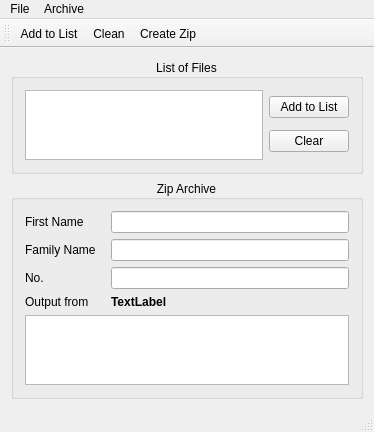
<?xml version="1.0" encoding="UTF-8"?>
<ui version="4.0">
 <class>MainWindow</class>
 <widget class="QMainWindow" name="MainWindow">
  <property name="geometry">
   <rect>
    <x>0</x>
    <y>0</y>
    <width>374</width>
    <height>423</height>
   </rect>
  </property>
  <property name="windowTitle">
   <string>MainWindow</string>
  </property>
  <widget class="QWidget" name="centralWidget">
   <layout class="QVBoxLayout" name="verticalLayout_3">
    <item>
     <widget class="QGroupBox" name="groupBox">
      <property name="title">
       <string>List of Files</string>
      </property>
      <property name="alignment">
       <set>Qt::AlignCenter</set>
      </property>
      <layout class="QHBoxLayout" name="horizontalLayout">
       <item>
        <widget class="QTextBrowser" name="fileList"/>
       </item>
       <item>
        <layout class="QVBoxLayout" name="verticalLayout">
         <item>
          <widget class="QPushButton" name="addButton">
           <property name="text">
            <string>Add to List</string>
           </property>
           <property name="icon">
            <iconset resource="res.qrc">
             <normaloff>:/new/Ikony/icons/list-add.svg</normaloff>:/new/Ikony/icons/list-add.svg</iconset>
           </property>
          </widget>
         </item>
         <item>
          <widget class="QPushButton" name="clearButton">
           <property name="text">
            <string>Clear</string>
           </property>
           <property name="icon">
            <iconset resource="res.qrc">
             <normaloff>:/new/Ikony/icons/edit-clear.svg</normaloff>:/new/Ikony/icons/edit-clear.svg</iconset>
           </property>
          </widget>
         </item>
        </layout>
       </item>
      </layout>
     </widget>
    </item>
    <item>
     <widget class="QGroupBox" name="groupBox_2">
      <property name="title">
       <string>Zip Archive</string>
      </property>
      <property name="alignment">
       <set>Qt::AlignCenter</set>
      </property>
      <layout class="QVBoxLayout" name="verticalLayout_2">
       <item>
        <layout class="QHBoxLayout" name="horizontalLayout_2">
         <item>
          <widget class="QLabel" name="label">
           <property name="minimumSize">
            <size>
             <width>80</width>
             <height>0</height>
            </size>
           </property>
           <property name="text">
            <string>First Name</string>
           </property>
          </widget>
         </item>
         <item>
          <widget class="QLineEdit" name="nameEdit"/>
         </item>
        </layout>
       </item>
       <item>
        <layout class="QHBoxLayout" name="horizontalLayout_3">
         <item>
          <widget class="QLabel" name="label_2">
           <property name="minimumSize">
            <size>
             <width>80</width>
             <height>0</height>
            </size>
           </property>
           <property name="text">
            <string>Family Name</string>
           </property>
          </widget>
         </item>
         <item>
          <widget class="QLineEdit" name="surnameEdit"/>
         </item>
        </layout>
       </item>
       <item>
        <layout class="QHBoxLayout" name="horizontalLayout_4">
         <item>
          <widget class="QLabel" name="label_3">
           <property name="minimumSize">
            <size>
             <width>80</width>
             <height>0</height>
            </size>
           </property>
           <property name="text">
            <string>No.</string>
           </property>
          </widget>
         </item>
         <item>
          <widget class="QLineEdit" name="noEdit"/>
         </item>
        </layout>
       </item>
       <item>
        <layout class="QHBoxLayout" name="horizontalLayout_5">
         <item>
          <widget class="QLabel" name="label_4">
           <property name="minimumSize">
            <size>
             <width>80</width>
             <height>0</height>
            </size>
           </property>
           <property name="text">
            <string>Output from</string>
           </property>
          </widget>
         </item>
         <item>
          <widget class="QLabel" name="procesLabel">
           <property name="sizePolicy">
            <sizepolicy hsizetype="Expanding" vsizetype="Preferred">
             <horstretch>0</horstretch>
             <verstretch>0</verstretch>
            </sizepolicy>
           </property>
           <property name="font">
            <font>
             <weight>75</weight>
             <bold>true</bold>
            </font>
           </property>
           <property name="text">
            <string>TextLabel</string>
           </property>
          </widget>
         </item>
        </layout>
       </item>
       <item>
        <widget class="QTextBrowser" name="fileOutput"/>
       </item>
      </layout>
     </widget>
    </item>
   </layout>
  </widget>
  <widget class="QMenuBar" name="menuBar">
   <property name="geometry">
    <rect>
     <x>0</x>
     <y>0</y>
     <width>374</width>
     <height>20</height>
    </rect>
   </property>
   <widget class="QMenu" name="menuFile">
    <property name="title">
     <string>File</string>
    </property>
    <addaction name="actionAdd_to_List"/>
    <addaction name="actionClean"/>
   </widget>
   <widget class="QMenu" name="menuArchive">
    <property name="title">
     <string>Archive</string>
    </property>
    <addaction name="actionCreate_Zip"/>
   </widget>
   <addaction name="menuFile"/>
   <addaction name="menuArchive"/>
  </widget>
  <widget class="QToolBar" name="mainToolBar">
   <attribute name="toolBarArea">
    <enum>TopToolBarArea</enum>
   </attribute>
   <attribute name="toolBarBreak">
    <bool>false</bool>
   </attribute>
   <addaction name="actionAdd_to_List"/>
   <addaction name="actionClean"/>
   <addaction name="actionCreate_Zip"/>
  </widget>
  <widget class="QStatusBar" name="statusBar"/>
  <action name="actionAdd_to_List">
   <property name="icon">
    <iconset resource="res.qrc">
     <normaloff>:/new/Ikony/icons/list-add.svg</normaloff>:/new/Ikony/icons/list-add.svg</iconset>
   </property>
   <property name="text">
    <string>Add to List</string>
   </property>
   <property name="shortcut">
    <string>Ctrl++</string>
   </property>
  </action>
  <action name="actionClean">
   <property name="icon">
    <iconset resource="res.qrc">
     <normaloff>:/new/Ikony/icons/edit-clear.svg</normaloff>:/new/Ikony/icons/edit-clear.svg</iconset>
   </property>
   <property name="text">
    <string>Clean</string>
   </property>
   <property name="shortcut">
    <string>Ctrl+0</string>
   </property>
  </action>
  <action name="actionCreate_Zip">
   <property name="icon">
    <iconset resource="res.qrc">
     <normaloff>:/new/Ikony/icons/system-run.svg</normaloff>:/new/Ikony/icons/system-run.svg</iconset>
   </property>
   <property name="text">
    <string>Create &amp;Zip</string>
   </property>
   <property name="shortcut">
    <string>Ctrl+Z</string>
   </property>
  </action>
 </widget>
 <layoutdefault spacing="6" margin="11"/>
 <resources>
  <include location="res.qrc"/>
 </resources>
 <connections/>
</ui>
